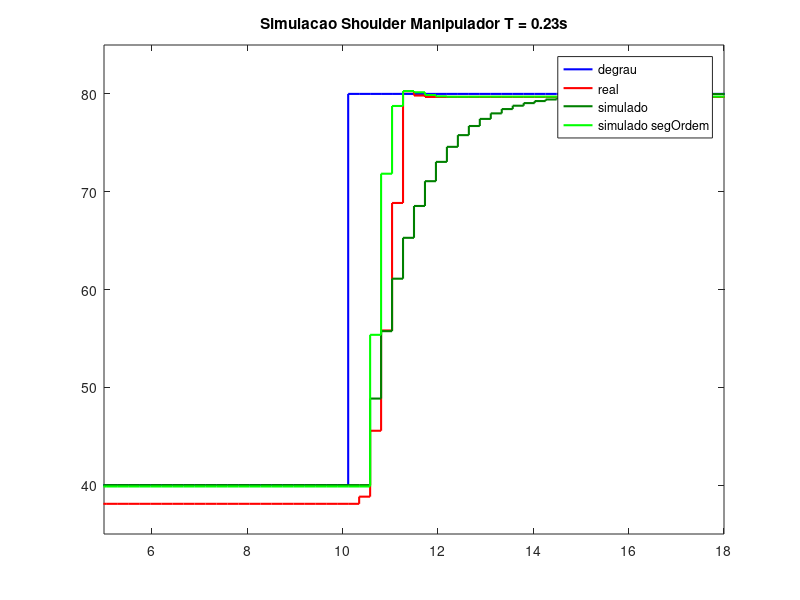
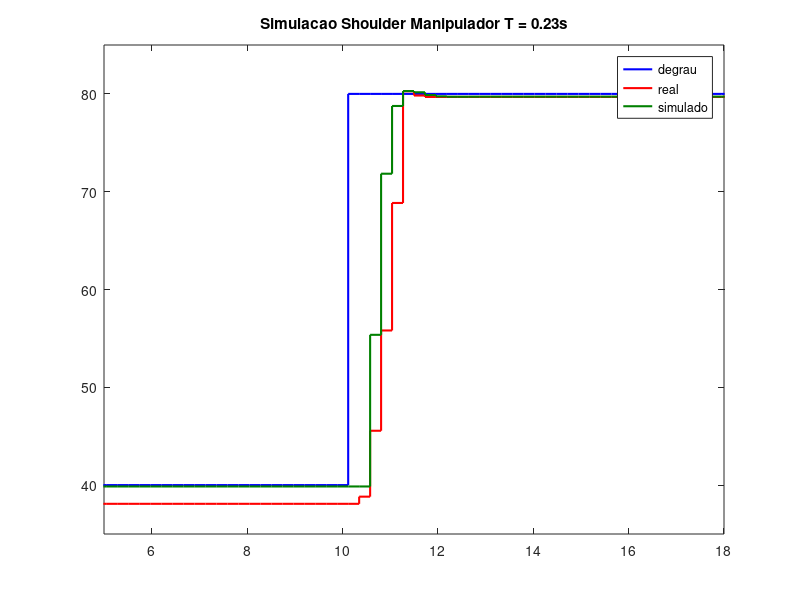
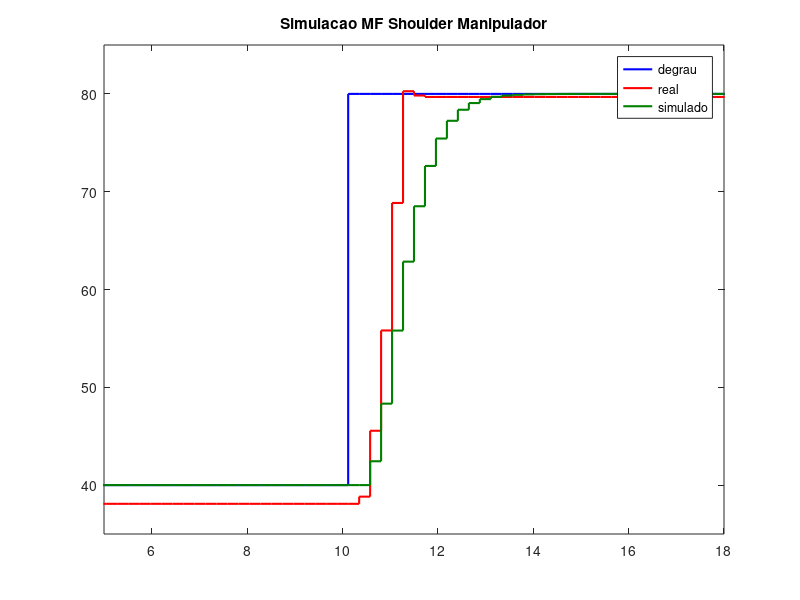

These charts were generated, in order, by the following MATLAB code:
clc;
close all;

load('inputShoulder0_23.mat')
load('outputShoulder0_23.mat')

darkGreen = [0, 0.5, 0];
darknessGreen = [0, 0.1, 0];

% Um polo - Discreto direto
tfShoulder0_23 = tf(1,[.92 1])
tfShoulder0_23 = c2d(tfShoulder0_23, 0.23,'zoh')
% Dois polos c2d (MELHOR RESULTADO)
% tfShoulder0_23_segOrdem = tf([13.3384],[1 7.3043 13.3384])
tfShoulder0_23_segOrdem = tf([.9965*28.69898],[1 8.5714 28.69898])
tfShoulder0_23_segOrdem = c2d(tfShoulder0_23_segOrdem, 0.23,'zoh')

timeShoulder0_23 = 0:0.23:19.78;

refShoulder0_23_estab = zeros(1,187);
timeShoulder0_23_estab = 0:0.23:42.78;

for idx = 1:187
    if idx <= 145
        refShoulder0_23_estab(1,idx) = 40;
    else
        refShoulder0_23_estab(1,idx) = 80;
    end
end

resultStepShoulder0_23 = lsim(tfShoulder0_23,refShoulder0_23_estab,timeShoulder0_23_estab);
resultStepShoulder0_23_segOrdem = lsim(tfShoulder0_23_segOrdem,refShoulder0_23_estab,timeShoulder0_23_estab);

figure(1)
stairs(timeShoulder0_23(1,:),inputShoulder0_23(:,1),'b', 'LineWidth', 1.5);
hold on
stairs(timeShoulder0_23(1,:),outputShoulder0_23(:,1),'r', 'LineWidth', 1.5);
hold on
stairs(timeShoulder0_23(1,:),resultStepShoulder0_23(101:187,1),'Color',darkGreen, 'LineWidth', 1.5);
hold on
stairs(timeShoulder0_23(1,:),resultStepShoulder0_23_segOrdem(101:187,1),'g', 'LineWidth', 1.5);
axis([5 18 35 85])
legend('degrau','real','simulado', 'simulado segOrdem')
title('Simulacao Shoulder Manipulador T = 0.23s')

figure(2)
stairs(timeShoulder0_23(1,:),inputShoulder0_23(:,1),'b', 'LineWidth', 1.5);
hold on
stairs(timeShoulder0_23(1,:),outputShoulder0_23(:,1),'r', 'LineWidth', 1.5);
hold on
stairs(timeShoulder0_23(1,:),resultStepShoulder0_23_segOrdem(101:187,1),'Color',darkGreen, 'LineWidth', 1.5);
axis([5 18 35 85])
legend('degrau','real','simulado')
title('Simulacao Shoulder Manipulador T = 0.23s')

% ---------------------------- Malha Fechada -------------------------

% C_BASE = C_FOREARM = C_SHOULDER = ( 3.74*s + 3.4 ) / s
% 
% pid = kp + ki/s + kd*s
% 
% Zero = -0.909090
% Polo = 0
% 
% Kp = 3.74
% Ki = 3.4

% c_pi = tf([3.74 3.4],[1 0])
% c_pi = c2d(c_pi,0.23,'zoh')
c_pi = tf([0.15724 0.065128808],[1 -1],0.23)

mf_shoulder = feedback(c_pi*tfShoulder0_23_segOrdem,1)

result_mf_step_shoulder = lsim(mf_shoulder,refShoulder0_23_estab,timeShoulder0_23_estab);

figure(3)
stairs(timeShoulder0_23(1,:),inputShoulder0_23(:,1),'b', 'LineWidth', 1.5);
hold on
stairs(timeShoulder0_23(1,:),outputShoulder0_23(:,1),'r', 'LineWidth', 1.5);
hold on
stairs(timeShoulder0_23(1,:),result_mf_step_shoulder(101:187,1),'b','Color',darkGreen, 'LineWidth', 1.5);
axis([5 18 35 85])
legend('degrau','real','simulado')
title('Simulacao MF Shoulder Manipulador')